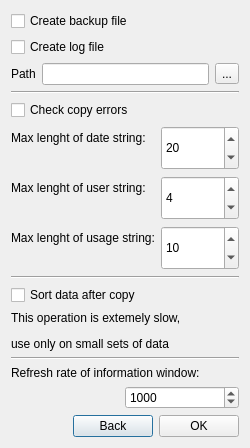
<?xml version="1.0" encoding="UTF-8"?>
<ui version="4.0">
 <class>winCopyOptions</class>
 <widget class="QDialog" name="winCopyOptions">
  <property name="geometry">
   <rect>
    <x>0</x>
    <y>0</y>
    <width>250</width>
    <height>448</height>
   </rect>
  </property>
  <property name="sizePolicy">
   <sizepolicy hsizetype="Fixed" vsizetype="Fixed">
    <horstretch>0</horstretch>
    <verstretch>0</verstretch>
   </sizepolicy>
  </property>
  <property name="maximumSize">
   <size>
    <width>250</width>
    <height>463</height>
   </size>
  </property>
  <property name="windowTitle">
   <string>Opzioni</string>
  </property>
  <layout class="QVBoxLayout" name="verticalLayout_3">
   <item>
    <layout class="QVBoxLayout" name="verticalLayout_5">
     <item>
      <widget class="QCheckBox" name="makeBackup">
       <property name="text">
        <string>Create backup file</string>
       </property>
      </widget>
     </item>
     <item>
      <widget class="QCheckBox" name="makeLog">
       <property name="text">
        <string>Create log file</string>
       </property>
      </widget>
     </item>
     <item>
      <layout class="QGridLayout" name="gridLayout">
       <item row="0" column="0">
        <widget class="QLabel" name="label_6">
         <property name="text">
          <string>Path</string>
         </property>
        </widget>
       </item>
       <item row="0" column="1">
        <widget class="QLineEdit" name="path"/>
       </item>
       <item row="0" column="2">
        <widget class="QToolButton" name="fileBrowser">
         <property name="text">
          <string>...</string>
         </property>
        </widget>
       </item>
      </layout>
     </item>
    </layout>
   </item>
   <item>
    <widget class="Line" name="line_2">
     <property name="orientation">
      <enum>Qt::Horizontal</enum>
     </property>
    </widget>
   </item>
   <item>
    <layout class="QVBoxLayout" name="verticalLayout">
     <item>
      <widget class="QCheckBox" name="checkCopy">
       <property name="text">
        <string>Check copy errors</string>
       </property>
      </widget>
     </item>
     <item>
      <layout class="QFormLayout" name="formLayout">
       <item row="0" column="0">
        <widget class="QLabel" name="label_2">
         <property name="text">
          <string>Max lenght of date string:</string>
         </property>
        </widget>
       </item>
       <item row="0" column="1">
        <widget class="QSpinBox" name="DateLen">
         <property name="sizePolicy">
          <sizepolicy hsizetype="Minimum" vsizetype="MinimumExpanding">
           <horstretch>0</horstretch>
           <verstretch>0</verstretch>
          </sizepolicy>
         </property>
         <property name="minimum">
          <number>1</number>
         </property>
         <property name="maximum">
          <number>40</number>
         </property>
         <property name="value">
          <number>20</number>
         </property>
        </widget>
       </item>
       <item row="1" column="0">
        <widget class="QLabel" name="label_3">
         <property name="text">
          <string>Max lenght of user string:</string>
         </property>
        </widget>
       </item>
       <item row="1" column="1">
        <widget class="QSpinBox" name="UserLen">
         <property name="sizePolicy">
          <sizepolicy hsizetype="Minimum" vsizetype="MinimumExpanding">
           <horstretch>0</horstretch>
           <verstretch>0</verstretch>
          </sizepolicy>
         </property>
         <property name="minimum">
          <number>1</number>
         </property>
         <property name="maximum">
          <number>40</number>
         </property>
         <property name="value">
          <number>4</number>
         </property>
        </widget>
       </item>
       <item row="2" column="0">
        <widget class="QLabel" name="label_4">
         <property name="text">
          <string>Max lenght of usage string:</string>
         </property>
        </widget>
       </item>
       <item row="2" column="1">
        <widget class="QSpinBox" name="ConsLen">
         <property name="sizePolicy">
          <sizepolicy hsizetype="Minimum" vsizetype="MinimumExpanding">
           <horstretch>0</horstretch>
           <verstretch>0</verstretch>
          </sizepolicy>
         </property>
         <property name="minimum">
          <number>1</number>
         </property>
         <property name="maximum">
          <number>40</number>
         </property>
         <property name="value">
          <number>10</number>
         </property>
        </widget>
       </item>
      </layout>
     </item>
    </layout>
   </item>
   <item>
    <widget class="Line" name="line_4">
     <property name="orientation">
      <enum>Qt::Horizontal</enum>
     </property>
    </widget>
   </item>
   <item>
    <layout class="QVBoxLayout" name="verticalLayout_2">
     <item>
      <widget class="QCheckBox" name="Sort">
       <property name="text">
        <string>Sort data after copy </string>
       </property>
      </widget>
     </item>
     <item>
      <widget class="QLabel" name="label">
       <property name="text">
        <string>&lt;html&gt;&lt;head/&gt;&lt;body&gt;&lt;p&gt;This operation is extemely slow, &lt;/p&gt;&lt;p&gt;use only on small sets of data&lt;/p&gt;&lt;/body&gt;&lt;/html&gt;</string>
       </property>
      </widget>
     </item>
    </layout>
   </item>
   <item>
    <widget class="Line" name="line_3">
     <property name="orientation">
      <enum>Qt::Horizontal</enum>
     </property>
    </widget>
   </item>
   <item>
    <layout class="QVBoxLayout" name="verticalLayout_4">
     <item>
      <widget class="QLabel" name="label_5">
       <property name="text">
        <string>Refresh rate of information window:</string>
       </property>
      </widget>
     </item>
     <item>
      <layout class="QHBoxLayout" name="horizontalLayout_2">
       <item>
        <spacer name="horizontalSpacer_2">
         <property name="orientation">
          <enum>Qt::Horizontal</enum>
         </property>
         <property name="sizeHint" stdset="0">
          <size>
           <width>40</width>
           <height>20</height>
          </size>
         </property>
        </spacer>
       </item>
       <item>
        <widget class="QSpinBox" name="RefreshRate">
         <property name="sizePolicy">
          <sizepolicy hsizetype="Expanding" vsizetype="Fixed">
           <horstretch>0</horstretch>
           <verstretch>0</verstretch>
          </sizepolicy>
         </property>
         <property name="minimum">
          <number>1</number>
         </property>
         <property name="maximum">
          <number>1000000</number>
         </property>
         <property name="value">
          <number>1000</number>
         </property>
        </widget>
       </item>
      </layout>
     </item>
    </layout>
   </item>
   <item>
    <layout class="QHBoxLayout" name="horizontalLayout_3">
     <item>
      <spacer name="horizontalSpacer_3">
       <property name="orientation">
        <enum>Qt::Horizontal</enum>
       </property>
       <property name="sizeHint" stdset="0">
        <size>
         <width>68</width>
         <height>20</height>
        </size>
       </property>
      </spacer>
     </item>
     <item>
      <widget class="QPushButton" name="reset">
       <property name="text">
        <string>Back</string>
       </property>
      </widget>
     </item>
     <item>
      <widget class="QPushButton" name="confirm">
       <property name="text">
        <string>OK</string>
       </property>
      </widget>
     </item>
    </layout>
   </item>
  </layout>
 </widget>
 <resources/>
 <connections/>
</ui>
